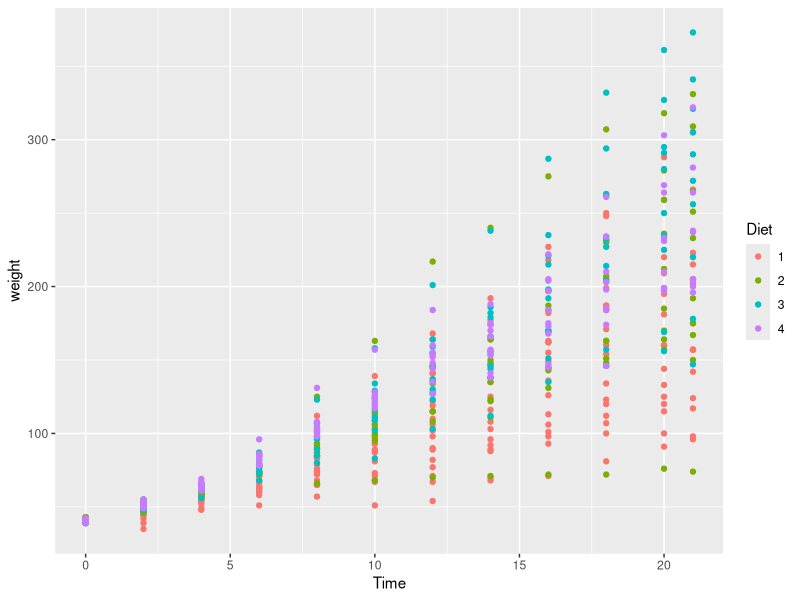
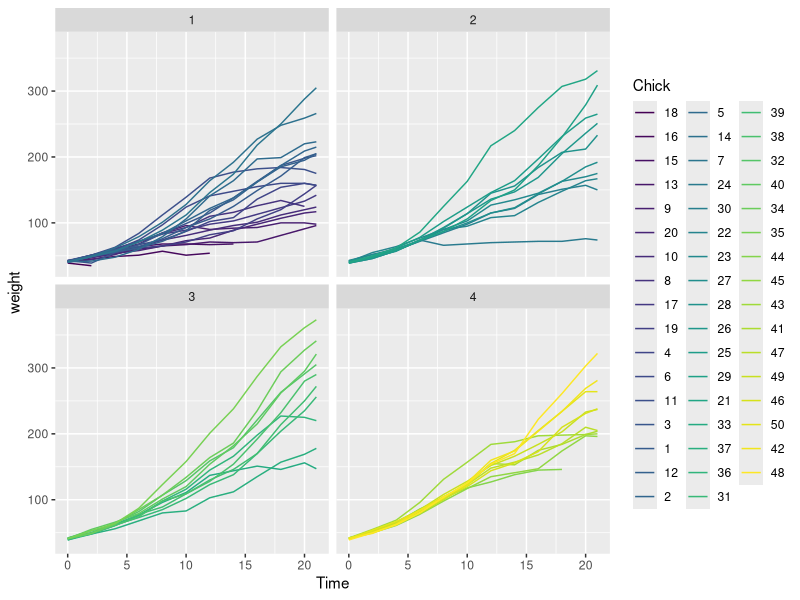

The R source for these figures, in order:
data <- ChickWeight
head(data)
unique(data$Time)
names(data)
length(data)

library(ggplot2)
ggplot(data=data, aes(x=Time, y=weight, group=Diet, colour=Diet)) +
  geom_point() 

#Encontrar el peso medio dependiendo de la dieta
aggregate(data$weight, list(diet =data$Diet), mean)
head(aggregate(data$weight, 
               list(time = data$Time, diet = data$Diet),
               mean
               )
     )

#Ver los pesos a través de las diferentes dietas
ggplot(data) + geom_line(aes(x=Time, y=weight, colour =Chick)) +
  facet_wrap(~Diet) +
  guides(col = guide_legend(ncol = 3))


